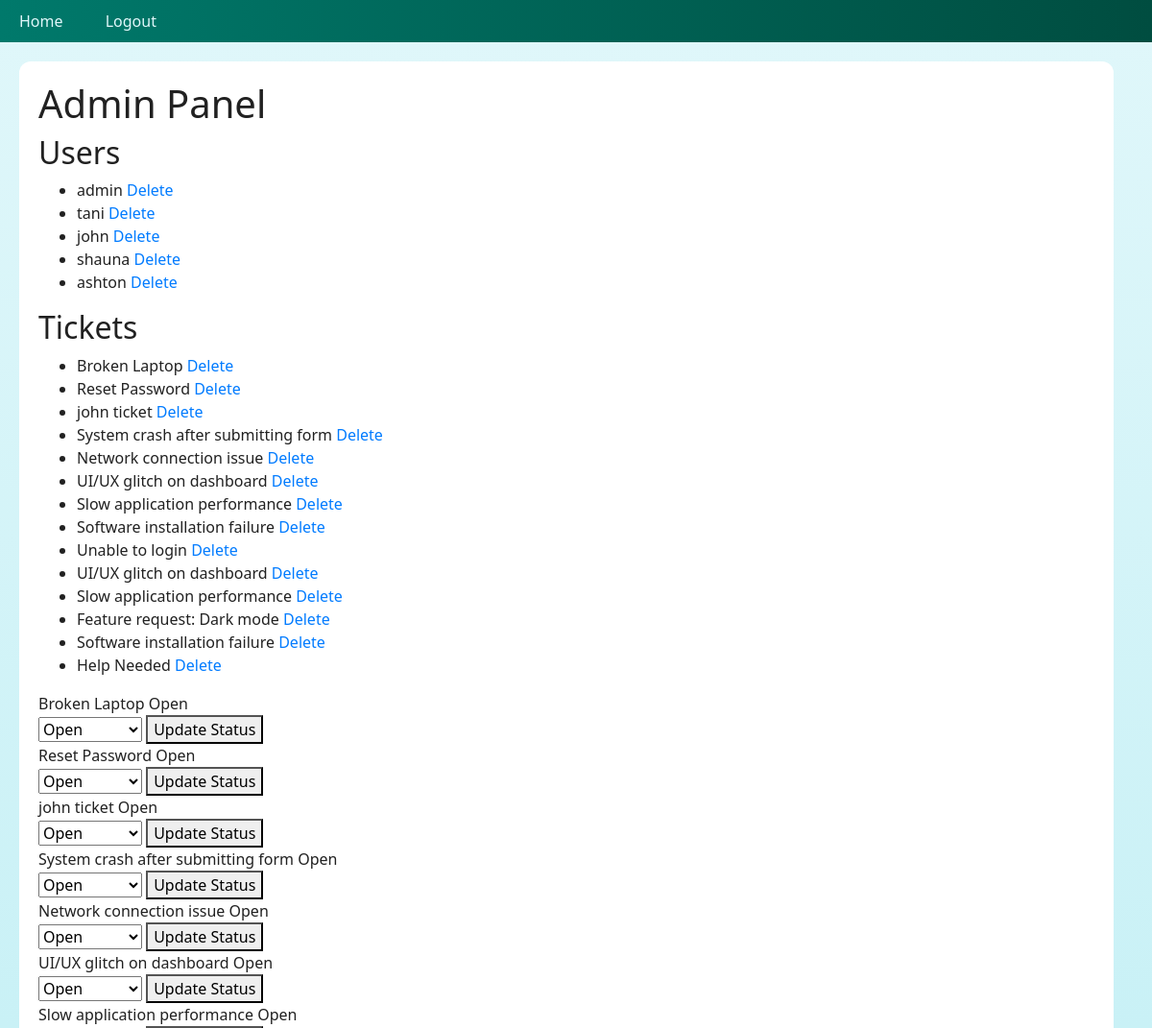
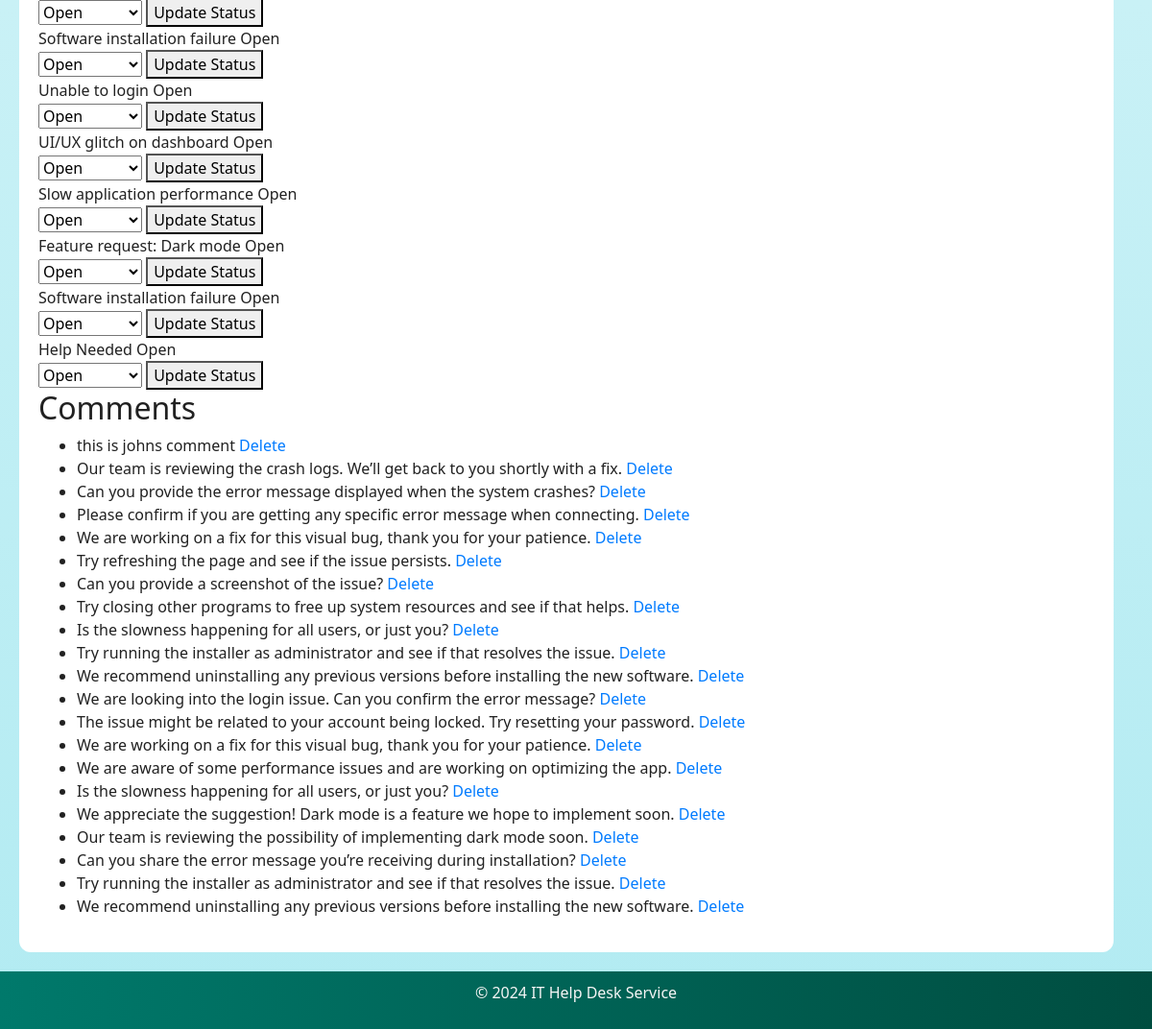
The page /admin (signed in) on the database its author committed (2 pictures, top to bottom).
### app/models.py (models this page shows, shortened)
class User(UserMixin, db.Model):
    id = db.Column(db.Integer, primary_key=True)
    username = db.Column(db.String(64), index=True, unique=True)
    email = db.Column(db.String(120), index=True, unique=True)
    password_hash = db.Column(db.String(128))
    role = db.Column(db.String(64), index=True)
    tickets = db.relationship('Ticket', backref='creator', lazy=True)
    def is_admin(self):
        return self.role == 'admin'

class Ticket(db.Model):
    id = db.Column(db.Integer, primary_key=True)
    title = db.Column(db.String(100), nullable=False)
    description = db.Column(db.Text, nullable=False)
    status = db.Column(db.String(20), nullable=False)  # e.g., 'Open', 'In Progress', 'Resolved'
    priority = db.Column(db.String(20), nullable=False)  # e.g., 'Low', 'Medium', 'High'
    created_date = db.Column(db.DateTime, default=db.func.current_timestamp())
    resolved_date = db.Column(db.DateTime, nullable=True)
    user_id = db.Column(db.Integer, db.ForeignKey('user.id'), nullable=False)
    user = db.relationship('User')

class Comment(db.Model):
    id = db.Column(db.Integer, primary_key=True)
    content = db.Column(db.Text)
    timestamp = db.Column(db.DateTime, index=True, default=datetime.utcnow)
    ticket_id = db.Column(db.Integer, db.ForeignKey('ticket.id'))
    user_id = db.Column(db.Integer, db.ForeignKey('user.id'))

### app/routes.py (the view)
@bp.route('/admin')
@login_required
@admin_required  # Protect this route with admin access control
def admin_panel():
    users = User.query.all()
    tickets = Ticket.query.all()
    comments = Comment.query.all()
    return render_template('admin_panel.html', users=users, tickets=tickets, comments=comments)

### app/__init__.py (called while the page is built)
@login.user_loader
def load_user(user_id):
    from app.models import User
    return User.query.get(int(user_id))

### app/templates/admin_panel.html (shortened to what this page needs)
{% extends "base.html" %}
{% block content %}
  <h1>Admin Panel</h1>
  <h2>Users</h2>
  <ul>
    {% for user in users %}
      <li>{{ user.username }}
          <a href="{{ url_for('routes.delete_user', id=user.id) }}">Delete</a>
      </li>
    {% endfor %}
  </ul>
  <h2>Tickets</h2>
  <ul>
    {% for ticket in tickets %}
      <li>{{ ticket.title }}
          <a href="{{ url_for('routes.delete_ticket', id=ticket.id) }}">Delete</a>
      </li>
    {% endfor %}
  </ul>
{% for ticket in tickets %}
    <tr>
        <td>{{ ticket.title }}</td>
        <td>{{ ticket.status }}</td>
        <td>
            <form action="{{ url_for('routes.update_ticket_status', ticket_id=ticket.id) }}" method="POST">
                <select name="status">
                    <option value="open" {% if ticket.status == 'open' %}selected{% endif %}>Open</option>
                </select>
                <button type="submit">Update Status</button>
            </form>
        </td>
    </tr>
{% endfor %}
  <h2>Comments</h2>
  <ul>
    {% for comment in comments %}
      <li>{{ comment.content }}
          <a href="{{ url_for('routes.delete_comment', id=comment.id) }}">Delete</a>
      </li>
    {% endfor %}
  </ul>
{% endblock %}

### app/static/styles.css (style rules this page uses)
:root { --primary-bg-start: #e0f7fa; --primary-bg-end: #b2ebf2; --secondary-bg-color: #ffffff; --header-footer-bg-start: #00796b; --header-footer-bg-end: #004d40; --nav-link-color: #e0f7fa; --nav-link-hover-color: #80cbc4; --accent-button-bg-start: #4db6ac; --accent-button-bg-end: #26a69a; --text-color-dark: #212121; --text-color-light: #f5f5f5; --alert-success-bg: #e8f5e9; --alert-success-color: #2e7d32; --alert-error-bg: #ffebee; --alert-error-color: #c62828; }
body { font-family: 'Segoe UI', 'Helvetica Neue', Arial, sans-serif; background: linear-gradient(to bottom, var(--primary-bg-start), var(--primary-bg-end)); background-attachment: fixed; margin: 0; padding: 0; color: var(--text-color-dark); }

### rows shown on the page
User: username "admin"
User: username "tani"
User: username "john"
User: username "shauna"
User: username "ashton"
Ticket: title "Broken Laptop", status "Open"
Ticket: title "Reset Password", status "Open"
Ticket: title "john ticket", status "Open"
Ticket: title "System crash after submitting form", status "Open"
Ticket: title "Network connection issue", status "Open"
Ticket: title "UI/UX glitch on dashboard", status "Open"
Ticket: title "Slow application performance", status "Open"
Ticket: title "Software installation failure", status "Open"
Ticket: title "Unable to login", status "Open"
Ticket: title "UI/UX glitch on dashboard", status "Open"
Ticket: title "Slow application performance", status "Open"
Ticket: title "Feature request: Dark mode", status "Open"
Ticket: title "Software installation failure", status "Open"
Ticket: title "Help Needed", status "Open"
Comment: content "this is johns comment"
Comment: content "Our team is reviewing the crash logs. We’ll get back to you shortly with a fix."
Comment: content "Can you provide the error message displayed when the system crashes?"
Comment: content "Please confirm if you are getting any specific error message when connecting."
Comment: content "We are working on a fix for this visual bug, thank you for your patience."
Comment: content "Try refreshing the page and see if the issue persists."
Comment: content "Can you provide a screenshot of the issue?"
Comment: content "Try closing other programs to free up system resources and see if that helps."
Comment: content "Is the slowness happening for all users, or just you?"
Comment: content "Try running the installer as administrator and see if that resolves the issue."
Comment: content "We recommend uninstalling any previous versions before installing the new software."
Comment: content "We are looking into the login issue. Can you confirm the error message?"
Comment: content "The issue might be related to your account being locked. Try resetting your password."
Comment: content "We are working on a fix for this visual bug, thank you for your patience."
Comment: content "We are aware of some performance issues and are working on optimizing the app."
Comment: content "Is the slowness happening for all users, or just you?"
Comment: content "We appreciate the suggestion! Dark mode is a feature we hope to implement soon."
Comment: content "Our team is reviewing the possibility of implementing dark mode soon."
Comment: content "Can you share the error message you’re receiving during installation?"
Comment: content "Try running the installer as administrator and see if that resolves the issue."
Comment: content "We recommend uninstalling any previous versions before installing the new software."
